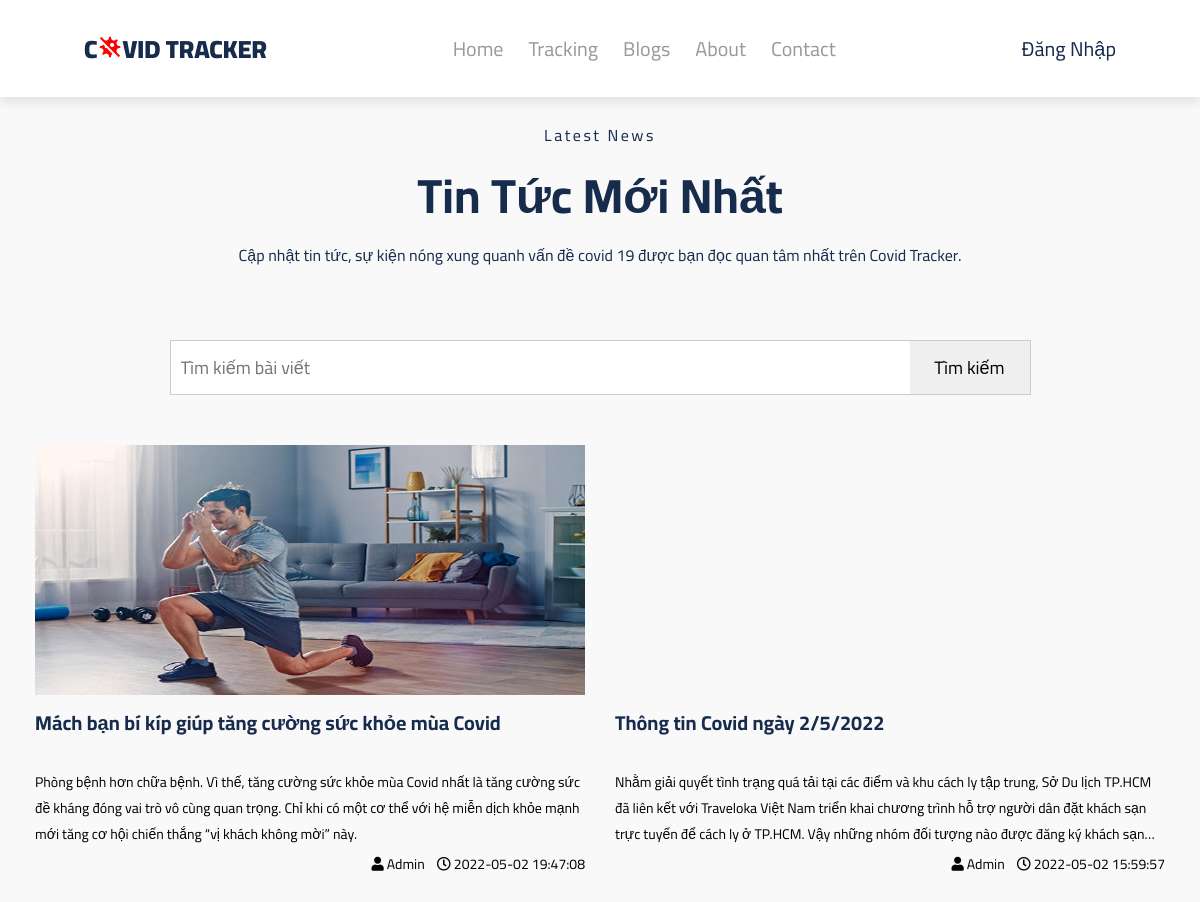
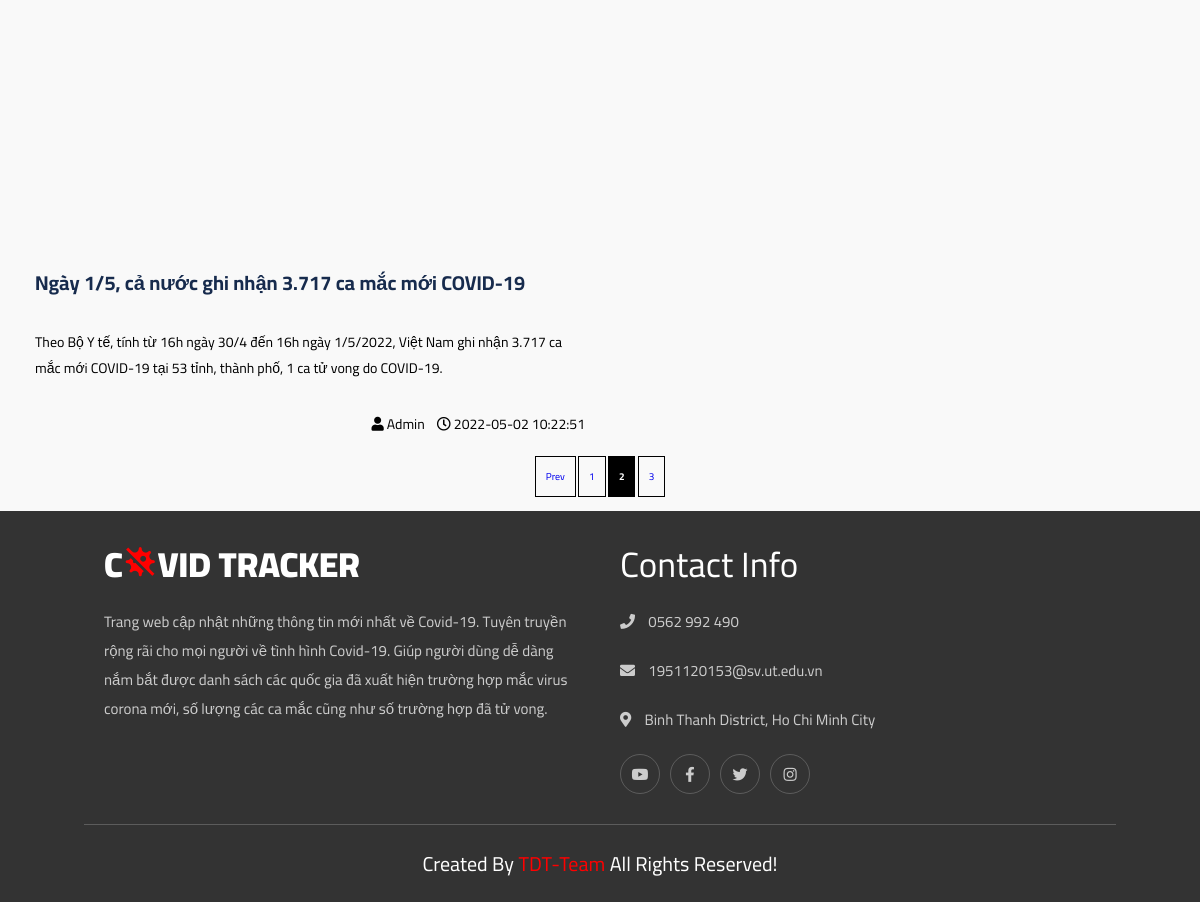
Page /blog.php?&per_page=3&page=2 on the committed database (2 pictures, top to bottom).
### tables this page shows
CREATE TABLE `posts` (
  `post_id` int(10) NOT NULL,
  `title` text NOT NULL,
  `thumbnail` text NOT NULL,
  `description` text NOT NULL,
  `content` text DEFAULT NULL,
  `date_time_create` datetime NOT NULL DEFAULT current_timestamp(),
  `author` varchar(50) DEFAULT NULL
);

### blog.php (the view, shortened to what this page needs)
<?php
    include('header.php');
    include('conn.php');
?>
<body onLoad=load()>
    <div class="blog__container" style="margin-top: 100px">
        <div class="row blog__intro">
            <div class="col-12">
                <span>Latest News</span>
                <h3>Tin tức mới nhất</h3>
                <p>Cập nhật tin tức, sự kiện nóng xung quanh vấn đề covid 19 được bạn đọc quan tâm nhất trên Covid Tracker.</p>
            </div>
            <div class="col-12 search">
                <form class="wrapper" method="GET" action="">
                    <?php
                        $search = isset($_GET['post-name']) ? $_GET['post-name'] : "";
                    ?>
                    <input type="text" class="search-input" placeholder="Tìm kiếm bài viết" name="post-name" value="<?= isset($_GET['post-name']) ? $_GET['post-name'] : ""; ?>">
                    <input type="submit" class="search-btn" value="Tìm kiếm">
                </form>
            </div>
        </div>
        <div class="row blog__content">
            <?php
                $item_per_page = !empty($_GET['per_page']) ? $_GET['per_page'] : 3;
                $current_page = !empty($_GET['page']) ? $_GET['page'] : 1;
                $offset = ($current_page - 1) * $item_per_page;
                if ($search) {
                    $sql_sl = "SELECT * FROM `posts` WHERE `title` LIKE '%" . $search . "%' OR `description` LIKE '%" . $search . "%' LIMIT " . $item_per_page . " OFFSET " . $offset;
                    $listPost = mysqli_query($connect, $sql_sl);
                    $totalRecords = mysqli_query($connect, "SELECT * FROM `posts` WHERE `title` LIKE '%" . $search . "%' OR `description` LIKE '%" . $search . "%'");
                } else {
                    $sql_sl = "SELECT * FROM `posts` ORDER BY date_time_create DESC LIMIT " . $item_per_page . " OFFSET " . $offset;;
                    $listPost = mysqli_query($connect, $sql_sl);
                }
                while ($row = mysqli_fetch_array($listPost)) {
            ?>
            <div class="col-4 col-md-6 col-sm-12">
                <div class="blog__single">
                    <div class="blog__img">
                        <a href="posts.php?id=<?= $row['post_id'] ?>">
                            <img src="upload/<?=$row["thumbnail"]?>" alt="" width="100%">
                        </a>
                    </div>
                    <div class="blog__post">
                        <a href="posts.php?id=<?= $row['post_id'] ?>">
                            <h4><?=$row["title"]?></h4>
                        </a>
                        <p>
                            <?=$row["description"]?>
                        </p>
                    </div>
                    <div class="blog__info">
                        <div class="blog__info-author">
                            <span><i class="fas fa-user"></i></span>
                            <span>Admin</span>
                        </div>
                        <div class="blog__info-cmt">
                            <span><i class="far fa-clock"></i></span>
                            <span><?=$row["date_time_create"]?></span>
                        </div>
                    </div>
                </div>
            </div>
            <?php }
                ?>
        </div>
        <div style="text-align: center; padding-bottom: 25px;" class="pagination">
                <?php include("pagination.php");     ?>
        </div>
    </div>
</body>
<?php
    include('footer.php');
?>

### css/style.css (style rules this page uses)
:root { --color-txt:#FF4F5B; --bg-body: #fafbfd; --bg-content: #ffffff; --bg-hover: #f4f4f4; --color-txt: #172b4d; --nav-height: 70px; --shadow: 0 0 30px 0 rgb(82 63 105 / 5%); }
* { font-family: 'Cairo', sans-serif; margin:0; padding:0; box-sizing: border-box; outline: none; border:none; text-decoration: none; text-transform: capitalize; }
html { font-size: 62.5%; overflow-x: hidden; }
body { background:#f9f9f9; }
.blog__intro { text-align: center; color: var(--color-txt); }
.blog__intro span { margin-top: 20px; font-size: 16px; width: 100%; display: block; letter-spacing: 2.5px; }
.blog__intro h3 { font-size: 48px; }
.blog__intro p { text-transform: none; font-size: 16px; max-width: 70%; margin: 0 auto 20px; }
.blog__intro .search { display: flex; justify-content: center; padding: 20px 0; margin: 30px 0; }
.blog__intro .search .wrapper { display: flex; justify-content: center; border: 1px solid #ccc; background: #fff; width: 70%; }
.blog__intro .search input { flex: 1; font-size: 18px; text-transform: none; padding: 10px; }
.blog__intro .search .search-btn { cursor: pointer; min-width: 80px; max-width: 120px; }
.blog__content { padding: 0 35px; }
.blog__post { text-transform: none; min-height: 140px; }
.blog__post h4 { text-transform: none; margin: 10px 0; color: var(--color-txt); min-height: 48px; line-height: 24px; font-size: 20px; overflow: hidden; display: -webkit-box; -webkit-box-orient: vertical; -webkit-line-clamp: 2; }
.blog__post p { text-transform: none; font-size: 14px; overflow: hidden; display: -webkit-box; -webkit-box-orient: vertical; -webkit-line-clamp: 3; }
.blog__info { margin-bottom: 30px; display: flex; float: right; font-size: 14px; cursor: default; }
.blog__info-author { margin: 0 12px; }
.blog__img img { width: 100%; max-height: 250px; min-height: 250px; }

### css/grid.css (style rules this page uses)
.row { display: flex; flex-wrap: wrap; margin-left: -15px; margin-right: -15px; }
[class*="col-"] { padding: 0 15px; }
.col-4 { width: 33.33%; }
.col-12 { width: 100%; }
@media only screen and (max-width: 1280px) { .col-md-6 { width: 50%; } }

### rows in the picture
posts: thumbnail (picture), title "Mách bạn bí kíp giúp tăng cường sức khỏe mùa Covid", description "Phòng bệnh hơn chữa bệnh. Vì thế, tăng cường sức khỏe mùa Covid nhất là tăng cường sức đề kháng đóng vai trò vô cùng quan trọng. Chỉ khi có một cơ thể với hệ miễn dịch khỏe mạnh mới tăng cơ hội chiến thắng “vị khách không mời” này.", date_time_create "2022-05-02 19:47:08"
posts: title "Thông tin Covid ngày 2/5/2022", description "Nhằm giải quyết tình trạng quá tải tại các điểm và khu cách ly tập trung, Sở Du lịch TP.HCM đã liên kết với Traveloka Việt Nam triển khai chương trình hỗ trợ người dân đặt khách sạn trực tuyến để cách ly ở TP.HCM. Vậy những nhóm đối tượng nào được đăng ký khách…", date_time_create "2022-05-02 15:59:57"
posts: title "Ngày 1/5, cả nước ghi nhận 3.717 ca mắc mới COVID-19", description "Theo Bộ Y tế, tính từ 16h ngày 30/4 đến 16h ngày 1/5/2022, Việt Nam ghi nhận 3.717 ca mắc mới COVID-19 tại 53 tỉnh, thành phố, 1 ca tử vong do COVID-19.", date_time_create "2022-05-02 10:22:51"
